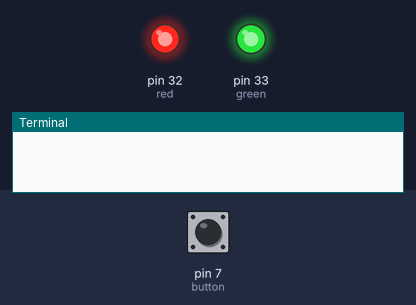
Simulated run of this program. Board: Raspberry Pi (header pin numbers). Parts: output pins drawn as LEDs (lit = HIGH), the last lines printed to the terminal. The test bench sets the inputs (shaded band); at power-on: pin 7 (button) HIGH. Random numbers come from a fixed seed; sound played through the audio output is not drawn and takes no time.

Above: at 1.2 s.
1.3 s: pin 7 (button) pulled LOW for 0.15 s
At 1.8 s:
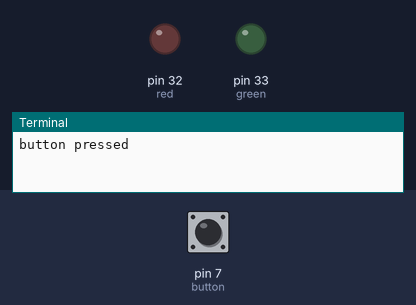
At 2.6 s:
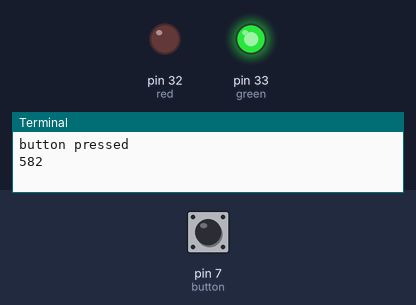
Timing chart, 0 to 4.3 s (numbered marks = the images above; inputs shaded):
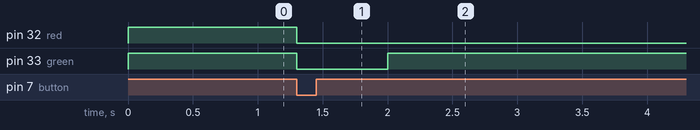

The program:

ledGood.py
```python
#Imports
from time import sleep
from random import randint
import pygame
import RPi.GPIO as GPIO

#GPIO Pin Initialization
GPIO.setmode(GPIO.BOARD)
#Physical Pin Numbers
green=33
red=32
button=7
#Setup Input/Output Pins
GPIO.setup(red,GPIO.OUT)
GPIO.setup(green,GPIO.OUT)
GPIO.setup(button,GPIO.IN,pull_up_down=GPIO.PUD_UP)

#Boolean For Button Press
buttonPressed=False

#Initliaize pygame sounds
pygame.init()
pygame.mixer.music.set_volume(1.0)


#Main Loop
while(1):
    #Try Statement to Catch KeyboardInterrupt and Cleanup
    try:
        #If Button Pressed
        if GPIO.input(button)==0:
            #Stop Generic Music
            pygame.mixer.music.stop()
            #Turn off Lights
            GPIO.output(green,False)
            GPIO.output(red,False)
            #Debugging
            print "button pressed"
            #User Interface Delay
            sleep(0.7)
            #Rand number
            rand=randint(0,1000)
            #Debugging
            print rand
            #If Even Number...Call Nice Statements
            if (rand%2)==0:
                #Play Santa Baby Snippet
                pygame.mixer.music.load("santababy.mp3")
                pygame.mixer.music.play()
                #Light Up Green for 15 Seconds
                GPIO.output(green,True)
                sleep(15)
                #Turn off Lights, Stop Music, Reset Boolean
                GPIO.output(green,False)
                pygame.mixer.music.stop()
                buttonPressed=False
                #User Interface Delay
                sleep(1.3)
            #If Odd Number..Call Naughty Statements
            else:
                #Play Highway to Hell Snippet
                pygame.mixer.music.load("highway.mp3")
                pygame.mixer.music.play()
                #Light Up red for 15 Seconds
                GPIO.output(red,True)
                sleep(15)
                #Turn off Lights, Stop Music, Reset Boolean
                GPIO.output(red,False)
                pygame.mixer.music.stop()
                buttonPressed=False
                #User Interface Delay
                sleep(1.3)
        #If Button Is Not Pressed
        else:
            #Get Random Song To Play
            musicIndex = randint(1,5)
            if musicIndex==1:
                pygame.mixer.music.load("jinglebells.mp3")
            if musicIndex==2:
                pygame.mixer.music.load("letitsnow.mp3")
            if musicIndex==3:
                pygame.mixer.music.load("mostwonderfultime.mp3")
            if musicIndex==4:
                pygame.mixer.music.load("grinch.mp3")
            if musicIndex==5:
                pygame.mixer.music.load("deckthehalls.mp3")
            #Loop Song Infinitely
            pygame.mixer.music.play(-1)
            #While the Button is Not Pressed
            while GPIO.input(button)!=0:
                #Turn on Both LED Strips
                GPIO.output(green,True)
                GPIO.output(red,True)
    #If ^C
    except KeyboardInterrupt:
        #Turn off Lights
        GPIO.output(green,False)
        GPIO.output(red,False)
        #Cleanup Pins
        GPIO.cleanup()
        #Exit Script
        exit()
```

Measured:
- after the input at 1.3 s, pin 32 (red): HIGH → LOW at once; pin 33 (green): HIGH → LOW at once, → HIGH 0.70 s later
